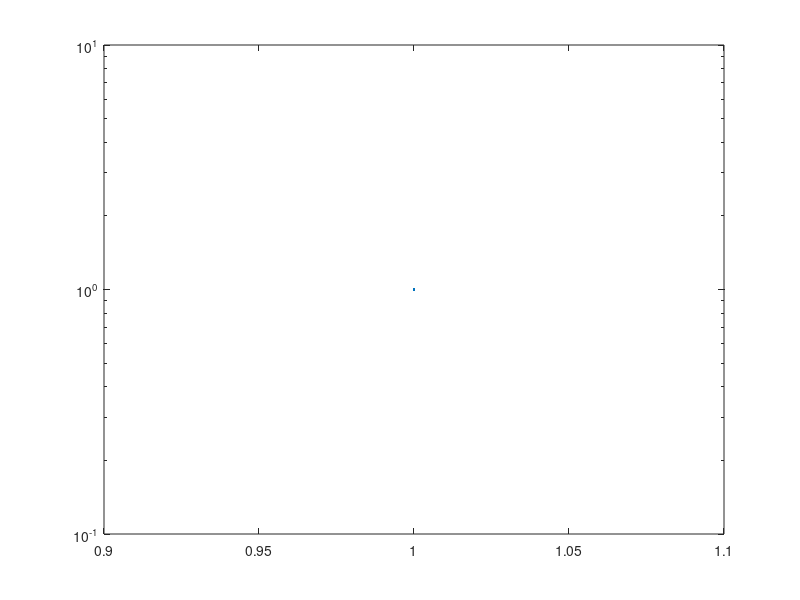

This figure's MATLAB source: (Note: this script raises an error after producing the figure.)
function Plot

% specify the maximum time of the plots
max_time = 1e-2; 

% specify the maximum number of iterations in the plots
max_iter = 50;

% specify the lower and upper limit of the plots
y_lower = 1e-16; 
y_upper = 100;

% specify the data path
DataPath = sprintf('L2Results/k3n3well/');

TestMethods = {'RSDBB', 'RSDQR', 'LRBFGS', 'BINI', 'RBFGS'};
% TestMethods = {'RSDBB', 'LRBFGS'};

MemorySize = {0, 2, 4};

%% =========================== Plot iter vs distance ===========================
figure(1)
h = semilogy(1,1);
set(get(get(h,'Annotation'),'LegendInformation'),'IconDisplayStyle','off');
hold on;
set(gca,'FontSize',18)
legendInfo = {};


% =========================== Plot Bini ===========================
if(ismember('BINI', TestMethods))
    BINI = importdata([DataPath 'AveBINI.mat']);
    plot(BINI.dis_iter, '^-', 'Markersize', 12, 'linewidth',2);
    legendInfo = union(legendInfo, 'RL Iteration', 'stable');
end


% =========================== Plot RSDQR ===========================
if(ismember('RSDQR', TestMethods))
    RSDQR = importdata([DataPath 'AveRSDQR.mat']);
    plot(RSDQR.dis_iter, '*-', 'Markersize', 12, 'linewidth',2);
    legendInfo = union(legendInfo, 'RSD-QR', 'stable');
end


% =========================== Plot RSDBB ===========================
if(ismember('RSDBB', TestMethods))
    RSDBB = importdata([DataPath 'AveLRBFGSm0.mat']);
    plot(RSDBB.dis_iter, 's-', 'Markersize', 12,'linewidth',2);
    legendInfo = union(legendInfo, 'RBB', 'stable');
end


% =========================== Plot LRBFGS ===========================
if(ismember('LRBFGS', TestMethods))
    for m = 2 : length(MemorySize)
        LRBFGS = importdata([DataPath 'AveLRBFGSm' int2str(MemorySize{m}) '.mat']);
        plot(LRBFGS.dis_iter, 'o-', 'Markersize', 12,'linewidth',2);
        legendInfo = union(legendInfo, ['LRBFGS: ' int2str(MemorySize{m})], 'stable');
    end
end


% =========================== Plot RBFGS ===========================
if(ismember('RBFGS', TestMethods))
    RBFGS = importdata([DataPath 'AveRBFGS.mat']);
    plot(RBFGS.dis_iter, 'v-', 'Markersize', 12, 'linewidth',2);
    legendInfo = union(legendInfo, 'RBFGS', 'stable');
end


l = legend(legendInfo);
set(l,'Interpreter','Latex');
xlabel('iterations','FontSize',20,'Interpreter','Latex');
ylabel('$\mathrm{dist}(\mu, X_t)$','FontSize',20,'Interpreter','Latex');
xlim([0 max_iter]);
ylim([y_lower y_upper]);




 
%% =========================== Plot time vs distance ===========================
figure(2)
h = semilogy(1,100);
set(get(get(h, 'Annotation'), 'LegendInformation'), 'IconDisplayStyle', 'off');
hold on;
set(gca,'FontSize',18);
legendInfo = {};


% =========================== Plot Bini ===========================
if(ismember('BINI', TestMethods))
    BINI = importdata([DataPath 'AveBINI.mat']);
    plot(BINI.dis_t, BINI.dis, 'linewidth', 3);
    legendInfo = union(legendInfo, 'RL Iteration', 'stable');
end


% =========================== Plot RSDQR ===========================
if(ismember('RSDQR', TestMethods))
    RSDQR = importdata([DataPath 'AveRSDQR.mat']);
    plot(RSDQR.dis_t, RSDQR.dis, 'linewidth', 3);
    legendInfo = union(legendInfo, 'RSD-QR', 'stable');
end


% =========================== Plot RSDBB ===========================
if(ismember('RSDBB', TestMethods))
    RSDBB = importdata([DataPath 'AveLRBFGSm0.mat']);
    plot(RSDBB.dis_t, RSDBB.dis, 'linewidth', 3);
    legendInfo = union(legendInfo, 'RBB', 'stable');
end

% =========================== Plot LRBFGS ===========================
if(ismember('LRBFGS', TestMethods))
    for m = 2 : length(MemorySize)
        LRBFGS = importdata([DataPath 'AveLRBFGSm' int2str(MemorySize{m}) '.mat']);
        stairs(LRBFGS.dis_t, LRBFGS.dis,'linewidth',3);
        legendInfo = union(legendInfo, ['LRBFGS: ' int2str(MemorySize{m})], 'stable');
    end
end


% =========================== Plot RBFGS ===========================
if(ismember('RBFGS', TestMethods))
    RBFGS = importdata([DataPath 'AveRBFGS.mat']);
    stairs(RBFGS.dis_t, RBFGS.dis, 'linewidth',3);
    legendInfo = union(legendInfo, 'RBFGS', 'stable');
end


l = legend(legendInfo);
set(l,'Interpreter','Latex');
xlabel('time (s)','FontSize',20,'Interpreter','Latex');
ylabel('$\mathrm{dist}(\mu, X_t)$','FontSize',20,'Interpreter','Latex');
xlim([0 max_time]);
ylim([y_lower y_upper]);





end